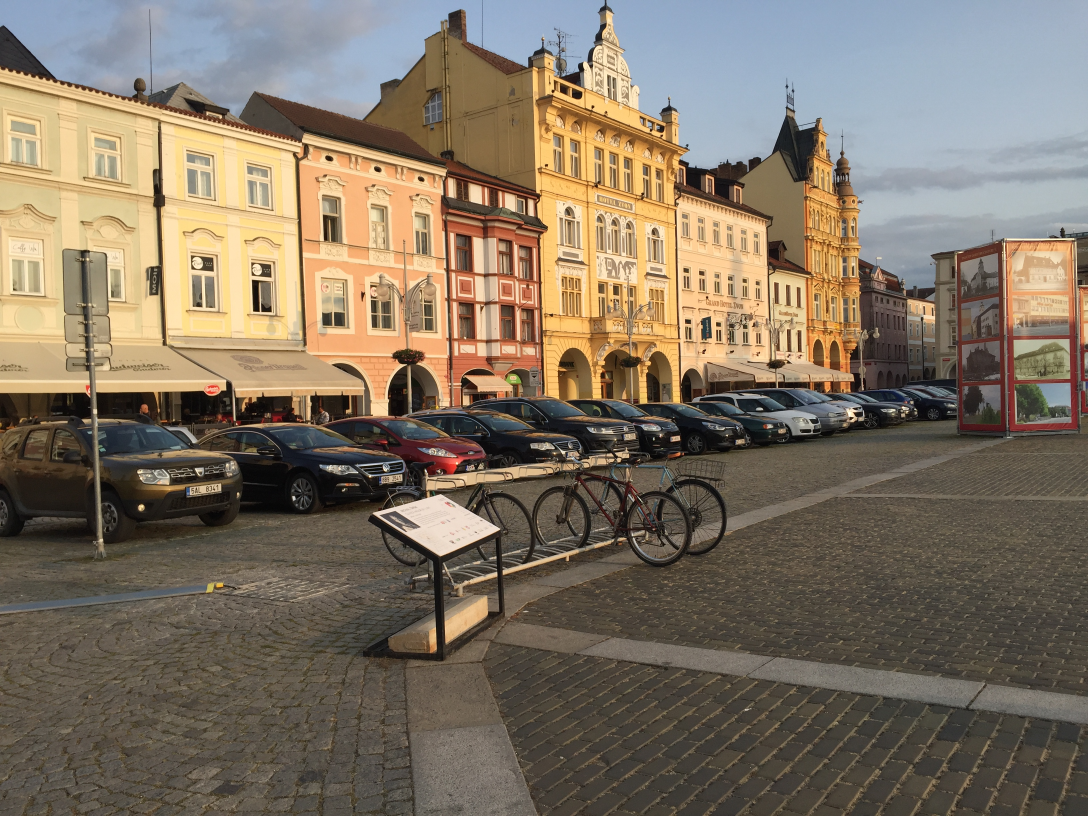
#> input picture עיבוד תמונה/cv 1/FamilyTrip.jpg, 3264 x 2448 px (shown at 1/3 size)
$ python lab_1.py
#> lines starting #> are read from the running program, lines starting #| are printed output that depends on the picture
import cv2 as cv2
import matplotlib.pyplot as plt


#=============================== TASK 1 ============================
# Read the image 'FamilyTrip.jpg' as a color image
# YOUR CODE HERE
imgcolor=cv2.imread('FamilyTrip.jpg',cv2.IMREAD_COLOR)
#> imgcolor is the input picture: shape (2448, 3264, 3); mean B, G, R 98.9, 115.3, 127.9
if imgcolor is None:
    print("sergey did not load the file")
    exit()

# Print the image width and height.
# YOUR CODE HERE
print(imgcolor.shape)
#| (2448, 3264, 3)
width,height=imgcolor.shape[0],imgcolor.shape[1]
#> width = 2448; height = 3264
print(width,height)
#| 2448 3264
# Display the image using matplotlib plt.imshow() and plt.show()
# Don't forget to convert from BGR to RGB before displaying
# YOUR CODE HERE
fixed_img=cv2.cvtColor(imgcolor,cv2.COLOR_BGR2RGB)
#plt.imshow(fixed_img)
#plt.show()
# Save the image under new name
# YOUR CODE HERE
newphoto=cv2.imread('FamilyTrip.jpg',cv2.IMREAD_GRAYSCALE)
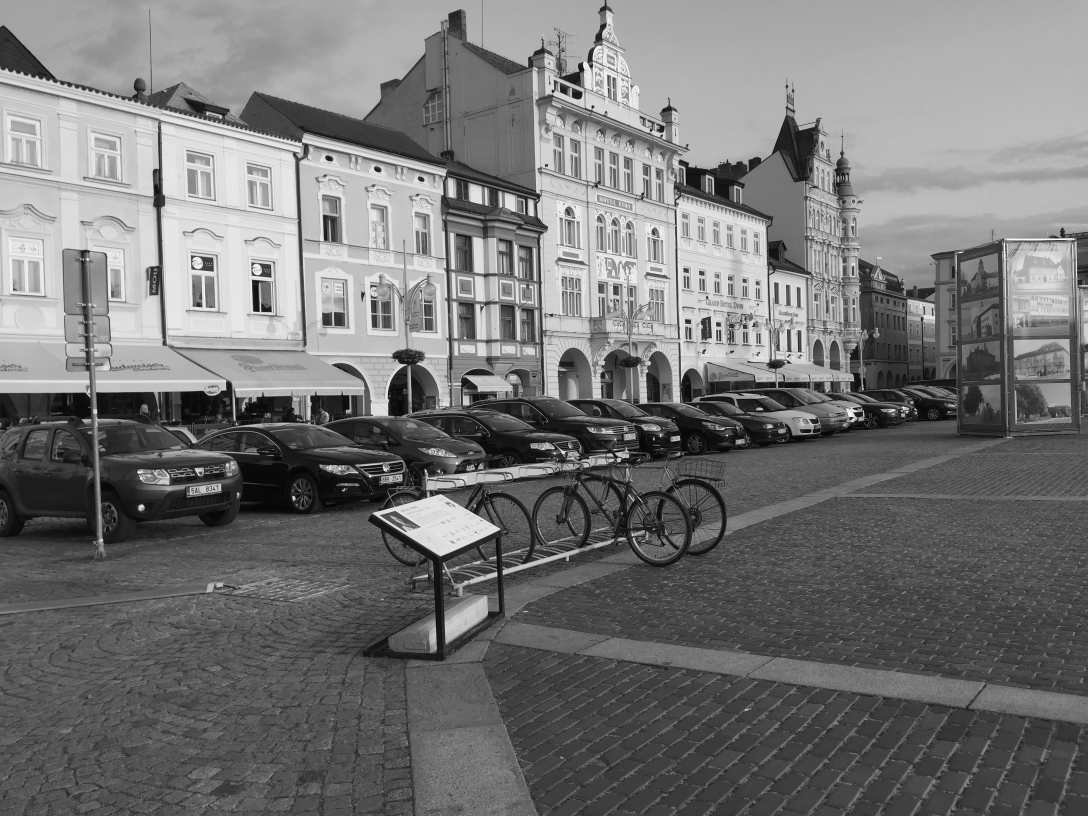
#> newphoto: shape (2448, 3264) (shown at 1/3 size); min 0, max 255, mean 117.3
cv2.imwrite('familynew.jpg',newphoto)
#=============================== TASK 2 ============================

# Read the image 'FamilyTrip.jpg' as a GRAYSCALE image
# YOUR CODE HERE
grey_photo=cv2.imread('FamilyTrip.jpg',cv2.IMREAD_GRAYSCALE)


# Display the image using matplotlib plt.imshow(img, cmap = 'gray') and plt.show()
# YOUR CODE HERE
plt.imshow(grey_photo,cmap='gray');plt.title('grey photo')
plt.show()


# Save the grayscale image under a name 'FamilyTrip_grayscale.jpg'
# YOUR CODE HERE
cv2.imwrite('greyscale.jpg',grey_photo)

#=============================== TASK 3 ============================
# Read the image 'FamilyTrip.jpg' as a color image
# YOUR CODE HERE


# Resize the image up by a factor of 2.
# YOUR CODE HERE
resized_photo=cv2.resize(imgcolor,(0,0),fx=2,fy=2)
fixed_resizedimage=cv2.cvtColor(resized_photo,cv2.COLOR_BGR2RGB)
plt.imshow(fixed_resizedimage)
plt.show()
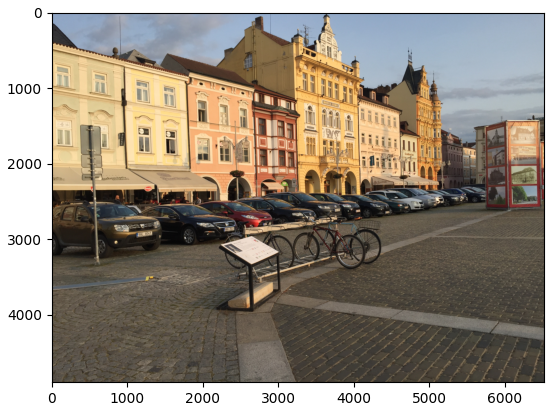
#> figure drawn by matplotlib, 1 panel

# Print the image width and height.
# YOUR CODE HERE
print(resized_photo.shape)
#| (4896, 6528, 3)
# Display the image using matplotlib plt.imshow() and plt.show()
# Don't forget to convert from BGR to RGB before displaying


# Save the result under a name 'FamilyTrip_resized.jpg'
# YOUR CODE HERE


#=============================== TASK 4 ============================
# Read the image 'FamilyTrip.jpg' as a color image
# YOUR CODE HERE


# Flip the  image horizontally, then flip vertically.
# YOUR CODE HERE
imgh=cv2.flip(imgcolor,0)
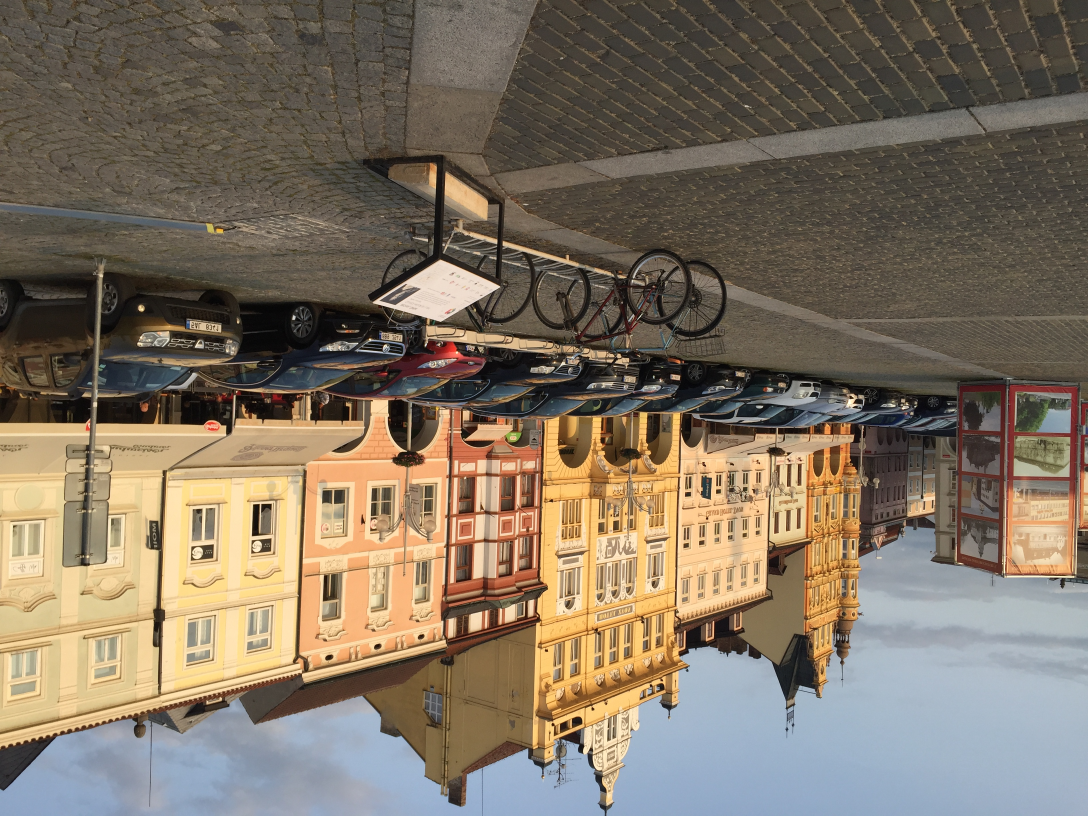
#> imgh: shape (2448, 3264, 3) (shown at 1/3 size); mean B, G, R 98.9, 115.3, 127.9
imgv=cv2.flip(imgcolor,1)
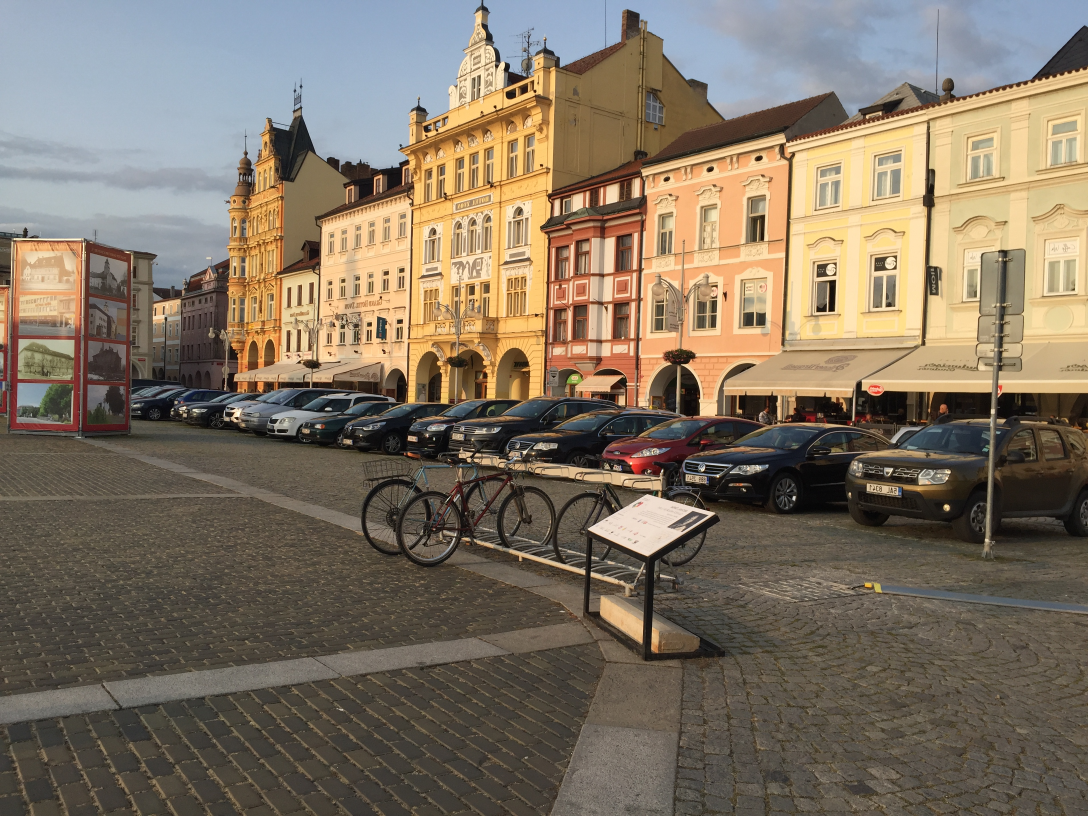
#> imgv: shape (2448, 3264, 3) (shown at 1/3 size); mean B, G, R 98.9, 115.3, 127.9

plt.imshow(imgh);plt.title("horizontal flip")
plt.show()
plt.imshow(imgv);plt.title("vertical flip")
plt.show()
# Display the image using matplotlib plt.imshow() and plt.show()
# Don't forget to convert from BGR to RGB before displaying
